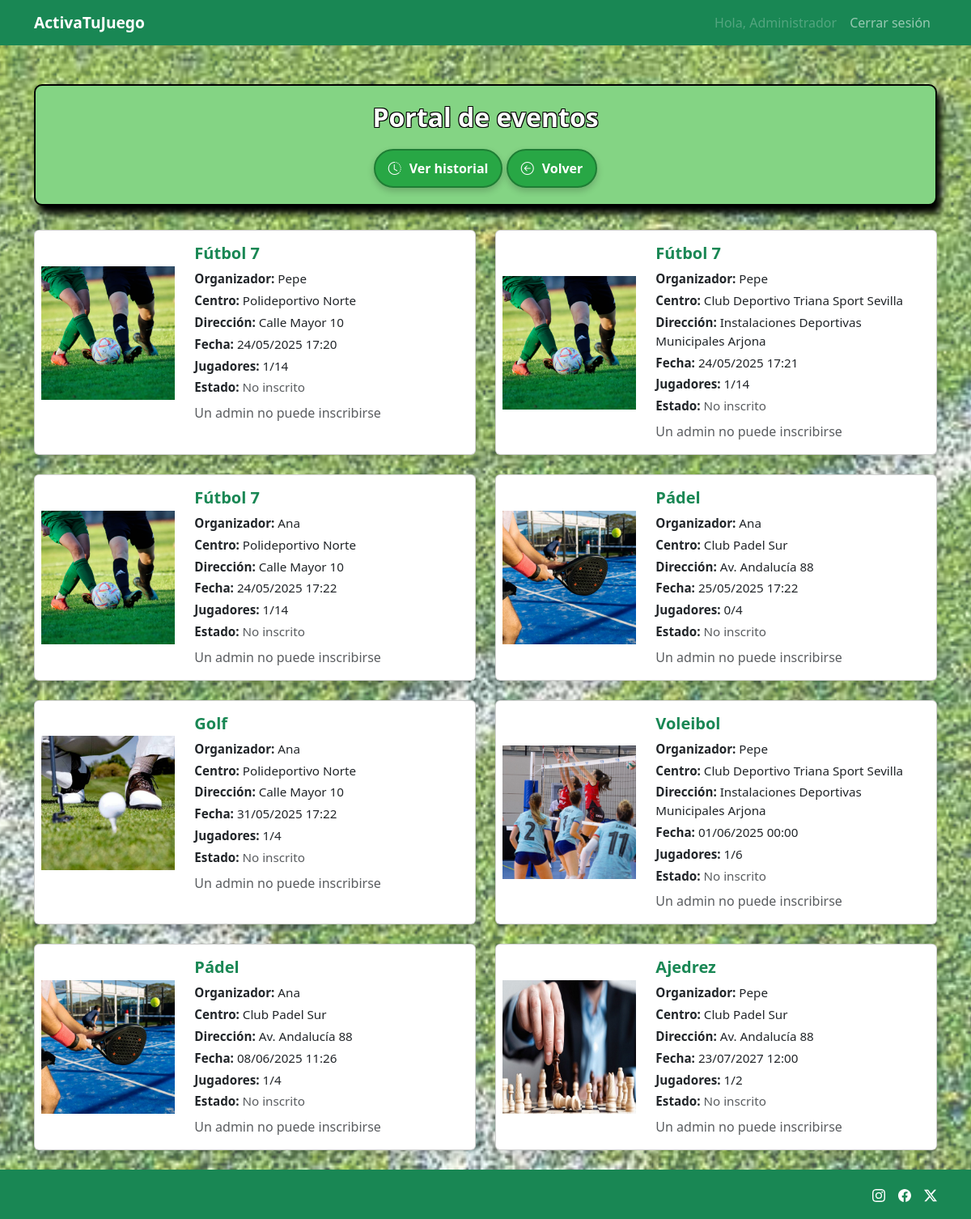
The app's page /views/eventos.php (signed in) with its own data.
### tables this page shows
CREATE TABLE `evento` (
  `id` int(11) NOT NULL,
  `organizador_id` int(11) NOT NULL,
  `deporte_id` int(11) NOT NULL,
  `centro_id` int(11) NOT NULL,
  `fecha` datetime NOT NULL,
  `estado` enum('activo','finalizado','completo') DEFAULT 'activo',
  `jugadores_aceptados` int(11) DEFAULT 0
);

CREATE TABLE `deporte` (
  `id` int(11) NOT NULL,
  `nombre` varchar(100) NOT NULL,
  `descripcion` text DEFAULT NULL,
  `numero_jugadores` int(11) NOT NULL,
  `imagen` varchar(255) DEFAULT NULL
);

CREATE TABLE `usuario` (
  `id` int(11) NOT NULL,
  `correo` varchar(100) NOT NULL,
  `nombre` varchar(100) NOT NULL,
  `contraseña` varchar(255) NOT NULL,
  `tipo` enum('jugador','organizador','admin') NOT NULL
);

CREATE TABLE `centrodeportivo` (
  `id` int(11) NOT NULL,
  `nombre` varchar(100) NOT NULL,
  `direccion` varchar(255) NOT NULL
);

### models/Evento.php (called while the page is built, shortened)
<?php
class Evento
{
    private $conn;
    public function __construct($connection)
    {
        $this->conn = $connection;
    }
    public function obtenerEventosActivosExcluyendoOrganizador($usuario_id)
    {
        $sql = "SELECT
                    e.id, e.fecha, e.estado, e.jugadores_aceptados, e.organizador_id,
                    d.nombre AS deporte, d.numero_jugadores, d.imagen AS imagen_deporte,
                    cd.nombre AS centro, cd.direccion AS direccion,
                    u.nombre AS organizador
                FROM evento e
                JOIN deporte d ON e.deporte_id = d.id
                JOIN centrodeportivo cd ON e.centro_id = cd.id
                JOIN usuario u ON e.organizador_id = u.id
                WHERE e.estado = 'activo' AND e.organizador_id != ?
                ORDER BY e.fecha ASC";
        $stmt = $this->conn->prepare($sql);
        $stmt->bind_param("i", $usuario_id);
        $stmt->execute();
        $result = $stmt->get_result();
        return $result->fetch_all(MYSQLI_ASSOC);
    }
    public function obtenerEstadoInscripcion($usuario_id, $evento_id)
    {
        $sql = "SELECT estado FROM inscripcion WHERE usuario_id = ? AND evento_id = ?";
        $stmt = $this->conn->prepare($sql);
        $stmt->bind_param("ii", $usuario_id, $evento_id);
        $stmt->execute();
        $estado = null;
        $stmt->bind_result($estado);
        return $estado;
    }
}

### views/eventos.php (the view, shortened to what this page needs)
<?php
require_once('../config/database.php');
require_once('../models/Evento.php');
include('../includes/header.php');
$usuario_id = $_SESSION['usuario_id'];
$tipo_usuario = $_SESSION['tipo'];
$eventoModel = new Evento($connection);
$eventos = $eventoModel->obtenerEventosActivosExcluyendoOrganizador($usuario_id);
?>
<div class="container mt-5 animado" id="anim-eventos">
    <div class="encabezado-eventos text-center">
        <h1 class="titulo-eventos">
            Portal de eventos
        </h1>
        <a href="historial.php" class="btn-historial">
            <i class="bi bi-clock-history"></i>
            Ver historial
        </a>
        <a href="../index.php" class="btn-historial">
            <i class="bi bi-arrow-left-circle"></i> Volver
        </a>
    </div>
    <div class="row">
        <?php foreach ($eventos as $row): ?>
            <?php
            $evento_id = $row['id'];
            $organizador_evento_id = $row['organizador_id'];
            $estadoInscripcion = $eventoModel->obtenerEstadoInscripcion($usuario_id, $evento_id);
            ?>
            <div class="col-md-6 mb-4">
                <div class="card shadow h-100">
                    <div class="row g-0">
                        <div class="col-md-4 d-flex align-items-center justify-content-center">
                            <?php if (!empty($row['imagen_deporte'])): ?>
                                <img src="/public/img/<?= $row['imagen_deporte'] ?>" class="img-fluid rounded-start p-2"
                                    style="max-height: 100%; object-fit: cover;" alt="Imagen del deporte">
                            <?php else: ?>
                                <img src="/public/img/deportes/default.jpg" class="img-fluid rounded-start p-2"
                                    style="max-height: 100%; object-fit: cover;" alt="Imagen por defecto">
                            <?php endif; ?>
                        </div>
                        <div class="col-md-8">
                            <div class="card-body">
                                <h5 class="card-title text-success fw-bold"><?= htmlspecialchars($row['deporte']) ?></h5>
                                <p class="card-text mb-1"><strong>Organizador:</strong>
                                    <?= htmlspecialchars($row['organizador']) ?></p>
                                <p class="card-text mb-1"><strong>Centro:</strong> <?= htmlspecialchars($row['centro']) ?>
                                </p>
                                <p class="card-text mb-1"><strong>Dirección:</strong>
                                    <?= htmlspecialchars($row['direccion']) ?></p>
                                <p class="card-text mb-1"><strong>Fecha:</strong>
                                    <?= date('d/m/Y H:i', strtotime($row['fecha'])) ?></p>
                                <p class="card-text mb-1"><strong>Jugadores:</strong>
                                    <?= $row['jugadores_aceptados'] ?>/<?= $row['numero_jugadores'] ?></p>
                                <p class="card-text mb-2">
                                    <strong>Estado:</strong>
                                    <?php if ($estadoInscripcion === 'aceptada'): ?>
                                        <span class="text-success">Aceptado</span>
                                    <?php elseif ($estadoInscripcion === 'rechazada'): ?>
                                        <span class="text-danger">Rechazado</span>
                                    <?php elseif ($estadoInscripcion === 'pendiente'): ?>
                                        <span class="text-warning">Pendiente</span>
                                    <?php else: ?>
                                        <span class="text-muted">No inscrito</span>
                                    <?php endif; ?>
                                </p>
                                <?php if ($tipo_usuario === 'admin'): ?>
                                    <span class="text-muted">Un admin no puede inscribirse</span>
                                <?php elseif ($usuario_id === $organizador_evento_id): ?>
                                    <span class="text-muted">Eres el organizador</span>
                                <?php endif; ?>
                            </div>
                        </div>
                    </div>
                </div>
            </div>
        <?php endforeach; ?>
    </div>
</div>
<?php
include('../includes/footer.php');
?>

### includes/header.php (shortened to what this page needs)
<!DOCTYPE html>
<html lang="es">
<head>
    <link rel="stylesheet" href="https://cdn.jsdelivr.net/npm/bootstrap@5.3.3/dist/css/bootstrap.min.css">
    <link rel="stylesheet" href="https://cdn.jsdelivr.net/npm/bootstrap-icons@1.10.5/font/bootstrap-icons.css">
    <link rel="stylesheet" href="/public/css/style.css">
</head>
<body>
    <nav class="navbar navbar-expand-lg navbar-dark bg-success">
        <div class="container">
            <a class="navbar-brand logo-hover" href="/index.php" title="Ir a Home">
                ActivaTuJuego
            </a>
            <div class="collapse navbar-collapse" id="navbarContenido">
                <ul class="navbar-nav ms-auto">
                    <?php if (isset($_SESSION['nombre'])): ?>
                        <li class="nav-item">
                            <a class="nav-link disabled" href="#">Hola, <?= htmlspecialchars($_SESSION['nombre']) ?></a>
                        </li>
                        <li class="nav-item">
                            <a class="nav-link" href="/controllers/logout.php">Cerrar sesión</a>
                        </li>
                    <?php endif; ?>
                </ul>
            </div>
        </div>
    </nav>

### includes/footer.php (shortened to what this page needs)
<footer class="bg-success text-white mt-auto py-3">
    <div class="container d-flex justify-content-end">
        <a href="#" class="text-white me-3">
        </a>
        <a href="#" class="text-white me-3">
        </a>
        <a href="#" class="text-white">
            <svg xmlns="http://www.w3.org/2000/svg" width="16" height="16" fill="currentColor" class="bi bi-twitter-x"
                viewBox="0 0 16 16">
                <path
                    d="M12.6.75h2.454l-5.36 6.142L16 15.25h-4.937l-3.867-5.07-4.425 5.07H.316l5.733-6.57L0 .75h5.063l3.495 4.633L12.601.75Zm-.86 13.028h1.36L4.323 2.145H2.865z" />
            </svg>
        </a>
    </div>
</footer>
</body>
</html>

### public/css/style.css (style rules this page uses)
body { display: flex; flex-direction: column; min-height: 100vh; position: relative; margin: 0; padding: 0; }
body::before { content: ""; position: fixed; top: 0; left: 0; width: 100%; height: 100%; background: url('../img/fondo_cesped.jpg') no-repeat center center fixed; background-size: cover; opacity: 0.7; z-index: -1; }
footer a { font-size: 1.2rem; }
.card-title { font-size: 1.25rem; }
.card-text { font-size: 0.95rem; }
.encabezado-eventos { background-color: rgb(132, 212, 132); border: 2px solid black; padding: 20px; border-radius: 10px; margin-bottom: 30px; box-shadow: 5px 10px 8px #000000; }
.animado { opacity: 0; transition: opacity 0.5s ease; }
.animado.visible { animation: slideInLeft 1s ease forwards; }
.btn-historial { display: inline-flex; align-items: center; gap: 10px; background-color: #28a745; color: white; padding: 10px 16px; font-weight: bold; border-radius: 50px; border: 2px solid #1e7e34; text-decoration: none; transition: transform 0.3s ease, background-color 0.3s ease; box-shadow: 0 4px 8px rgba(0, 0, 0, 0.2); }
.titulo-eventos { font-size: 2rem; font-weight: bold; color: white; display: flex; align-items: center; justify-content: center; text-shadow: -1px -1px 0 black, 1px -1px 0 black, -1px 1px 0 black, 1px 1px 0 black; margin-bottom: 20px; }
.logo-hover { transition: transform 0.3s ease, color 0.3s ease; font-weight: bold; font-size: 1.2rem; display: inline-flex; align-items: center; }

### records on screen
evento: deporte.imagen (picture), deporte.nombre "Fútbol 7", organizador.nombre "Pepe", centro.nombre "Polideportivo Norte", centro.direccion "Calle Mayor 10", fecha "24/05/2025 17:20", jugadores_aceptados "1", deporte.numero_jugadores "14"
evento: deporte.imagen (picture), deporte.nombre "Fútbol 7", organizador.nombre "Pepe", centro.nombre "Club Deportivo Triana Sport Sevilla", centro.direccion "Instalaciones Deportivas Municipales Arjona", fecha "24/05/2025 17:21", jugadores_aceptados "1", deporte.numero_jugadores "14"
evento: deporte.imagen (picture), deporte.nombre "Fútbol 7", organizador.nombre "Ana", centro.nombre "Polideportivo Norte", centro.direccion "Calle Mayor 10", fecha "24/05/2025 17:22", jugadores_aceptados "1", deporte.numero_jugadores "14"
evento: deporte.imagen (picture), deporte.nombre "Pádel", organizador.nombre "Ana", centro.nombre "Club Padel Sur", centro.direccion "Av. Andalucía 88", fecha "25/05/2025 17:22", jugadores_aceptados "0", deporte.numero_jugadores "4"
evento: deporte.imagen (picture), deporte.nombre "Golf", organizador.nombre "Ana", centro.nombre "Polideportivo Norte", centro.direccion "Calle Mayor 10", fecha "31/05/2025 17:22", jugadores_aceptados "1", deporte.numero_jugadores "4"
evento: deporte.imagen (picture), deporte.nombre "Voleibol", organizador.nombre "Pepe", centro.nombre "Club Deportivo Triana Sport Sevilla", centro.direccion "Instalaciones Deportivas Municipales Arjona", fecha "01/06/2025 00:00", jugadores_aceptados "1", deporte.numero_jugadores "6"
evento: deporte.imagen (picture), deporte.nombre "Pádel", organizador.nombre "Ana", centro.nombre "Club Padel Sur", centro.direccion "Av. Andalucía 88", fecha "08/06/2025 11:26", jugadores_aceptados "1", deporte.numero_jugadores "4"
evento: deporte.imagen (picture), deporte.nombre "Ajedrez", organizador.nombre "Pepe", centro.nombre "Club Padel Sur", centro.direccion "Av. Andalucía 88", fecha "23/07/2027 12:00", jugadores_aceptados "1", deporte.numero_jugadores "2"

### other values on screen
$_SESSION['nombre'] "Administrador"
